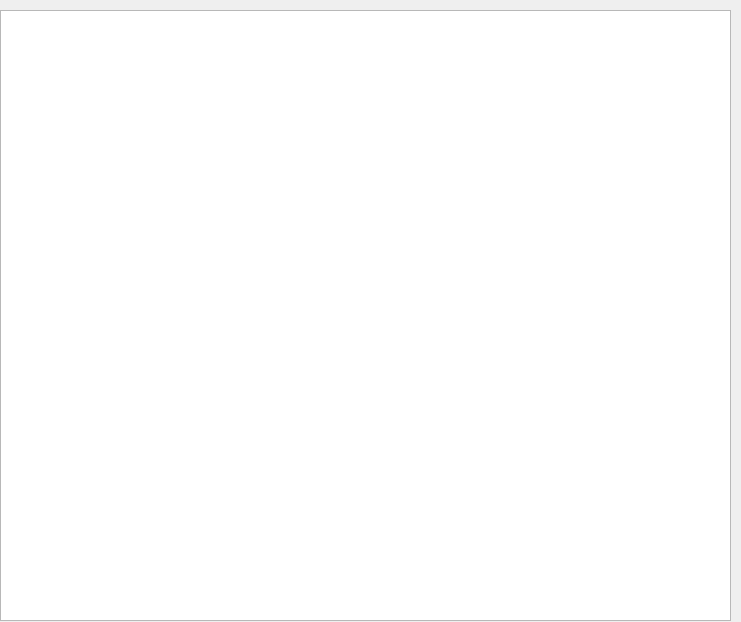
<?xml version="1.0" encoding="UTF-8"?>
<ui version="4.0">
 <class>Onlineuser</class>
 <widget class="QWidget" name="Onlineuser">
  <property name="enabled">
   <bool>true</bool>
  </property>
  <property name="geometry">
   <rect>
    <x>0</x>
    <y>0</y>
    <width>741</width>
    <height>622</height>
   </rect>
  </property>
  <property name="windowTitle">
   <string>Form</string>
  </property>
  <widget class="QListWidget" name="listWidget">
   <property name="enabled">
    <bool>true</bool>
   </property>
   <property name="geometry">
    <rect>
     <x>0</x>
     <y>10</y>
     <width>731</width>
     <height>611</height>
    </rect>
   </property>
   <property name="layoutDirection">
    <enum>Qt::LeftToRight</enum>
   </property>
  </widget>
 </widget>
 <resources/>
 <connections/>
</ui>
